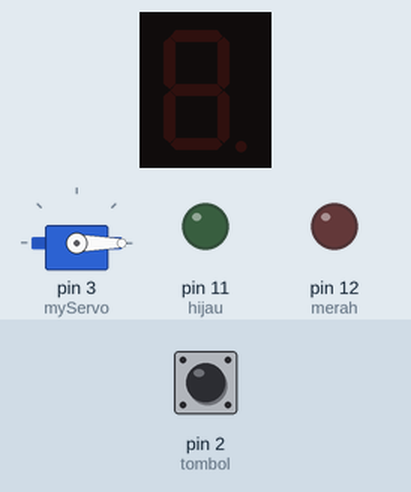
Simulated run of this sketch. Board: Arduino Uno, built with avr-gcc and run on an emulated ATmega328P. Shown: 1-digit seven-segment display, servo, output pins drawn as LEDs (lit = HIGH). Wiring (from diagram.json): 1-digit 7-segment display, segments lit when HIGH: segments pin 4, pin 5, pin 6, pin 7, pin 8, pin 9, pin 10. Dashed ring = blinking. The inputs (shaded band) are chosen by the test bench; at power-on: pin 2 (tombol) LOW. The segment pins are drawn as the display they are named for; pins used as bus, display or sensor lines are not drawn.

Above: at 1.2 s.
1.3 s: pin 2 (tombol) pulled HIGH for 0.15 s
At 3.3 s:
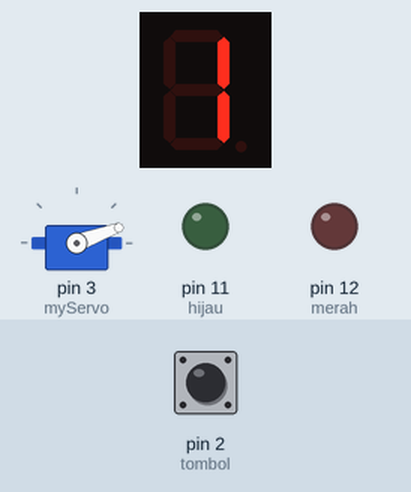
3.6 s: pin 2 (tombol) pulled HIGH for 0.15 s
At 4.2 s:
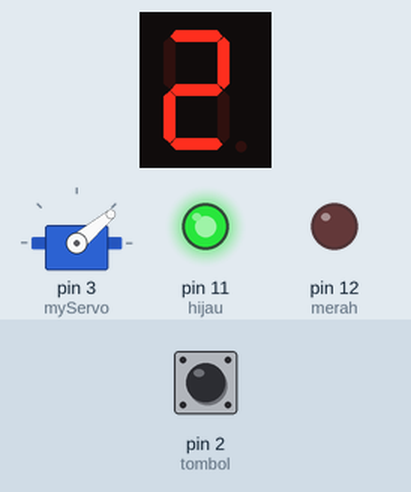
4.3 s: pin 2 (tombol) pulsed HIGH 5 times (0.12 s each, 0.3 s apart)
At 6.9 s:
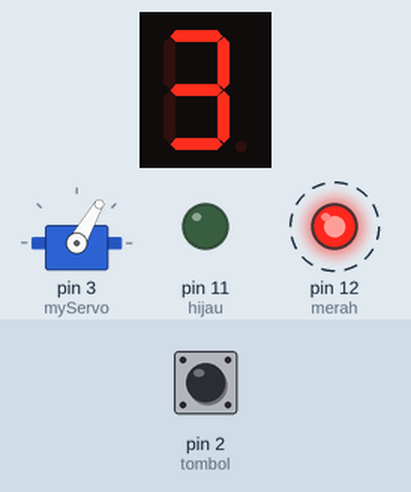
7.3 s: pin 2 (tombol) pulled HIGH for 1 s
At 8.8 s:
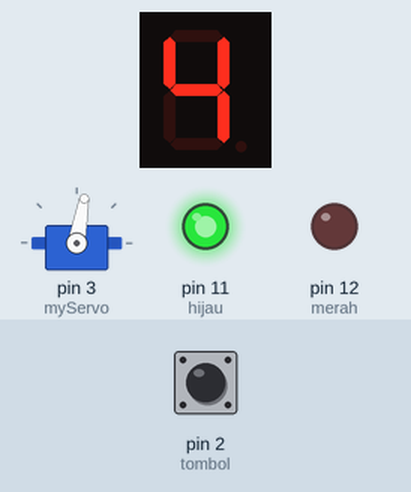
8.9 s: pin 2 (tombol) pulled HIGH for 3.2 s
At 12.6 s:
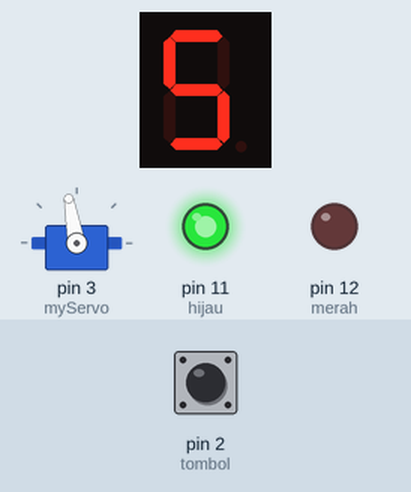
12.7 s: pin 2 (tombol) pulled HIGH for 3.2 s
At 16.5 s:
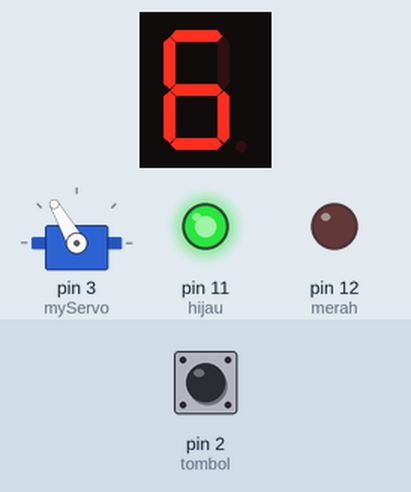
Timing chart, 0 to 17.5 s (numbered marks = the images above; inputs shaded):
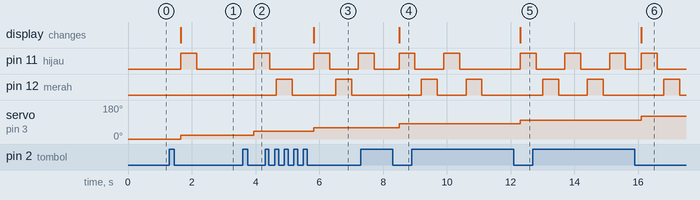

The sketch:

sketch.ino
```cpp
#include <Servo.h>

Servo myServo;

int tombol = 2;
int segA = 4;
int segB = 5;
int segC = 6;
int segD = 7;
int segE = 8;
int segF = 9;
int segG = 10;
int hijau = 11;
int merah = 12;

int i = 1;
int model = 0;
int tekananTerakhir = 0;
int servo = 0;

void setup() {
  pinMode(merah, OUTPUT);
  pinMode(hijau, OUTPUT);
  pinMode(segA, OUTPUT);
  pinMode(segB, OUTPUT);
  pinMode(segC, OUTPUT);
  pinMode(segD, OUTPUT);
  pinMode(segE, OUTPUT);
  pinMode(segF, OUTPUT);
  pinMode(segG, OUTPUT);
  pinMode(tombol, INPUT);
  myServo.attach(3);
  myServo.write(0);
}

void loop() {
  int tombolstate = digitalRead(tombol);

  if (tombolstate == HIGH) {
    int waktu = 0;

    while (digitalRead(tombol) == HIGH) {
      delay(10);
      waktu += 10;

      if (waktu >= 1000) {
        digitalWrite(merah, LOW);
        digitalWrite(hijau, LOW);
        digitalWrite(segA, LOW);
        digitalWrite(segB, LOW);
        digitalWrite(segC, LOW);
        digitalWrite(segD, LOW);
        digitalWrite(segE, LOW);
        digitalWrite(segF, LOW);
        digitalWrite(segG, LOW);

        myServo.detach();
        while (digitalRead(tombol) == HIGH) { }
        myServo.attach(3);
        myServo.write(0);

        model = 0;
        tekananTerakhir = 0;
        servo = 0;

        delay(200);
        return;
      }
    }

    if (waktu > 0 && waktu < 1000) {
      model += 1;
      servo += 20;
      if (model > 9) {
        model = 1;
        servo = 20;
      }
      if (servo > 180) servo = 180;
      delay(200);
    }
  }

  if (model != tekananTerakhir) {

    if (model == 1) {
      digitalWrite(segA, LOW);
      digitalWrite(segB, HIGH);
      digitalWrite(segC, HIGH);
      digitalWrite(segD, LOW);
      digitalWrite(segE, LOW);
      digitalWrite(segF, LOW);
      digitalWrite(segG, LOW);

      myServo.write(servo);

      for (int i = 1; i <= 1; i++) {
        digitalWrite(hijau, HIGH);
        delay(500);
        digitalWrite(hijau, LOW);
        delay(200);
      }
    }

    else if (model == 2) {
      digitalWrite(segA, HIGH);
      digitalWrite(segB, HIGH);
      digitalWrite(segC, LOW);
      digitalWrite(segD, HIGH);
      digitalWrite(segE, HIGH);
      digitalWrite(segF, LOW);
      digitalWrite(segG, HIGH);

      myServo.write(servo);

      for (int i = 1; i <= 2; i++) {
        if (i % 2 == 1) {
          digitalWrite(hijau, HIGH);
          delay(500);
          digitalWrite(hijau, LOW);
        } else {
          digitalWrite(merah, HIGH);
          delay(500);
          digitalWrite(merah, LOW);
        }
        delay(200);
      }
    }

    else if (model == 3) {
      digitalWrite(segA, HIGH);
      digitalWrite(segB, HIGH);
      digitalWrite(segC, HIGH);
      digitalWrite(segD, HIGH);
      digitalWrite(segE, LOW);
      digitalWrite(segF, LOW);
      digitalWrite(segG, HIGH);

      myServo.write(servo);

      for (int i = 1; i <= 3; i++) {
        if (i % 2 == 1) {
          digitalWrite(hijau, HIGH);
          delay(500);
          digitalWrite(hijau, LOW);
        } else {
          digitalWrite(merah, HIGH);
          delay(500);
          digitalWrite(merah, LOW);
        }
        delay(200);
      }
    }

    else if (model == 4) {
      digitalWrite(segA, LOW);
      digitalWrite(segB, HIGH);
      digitalWrite(segC, HIGH);
      digitalWrite(segD, LOW);
      digitalWrite(segE, LOW);
      digitalWrite(segF, HIGH);
      digitalWrite(segG, HIGH);

      myServo.write(servo);

      for (int i = 1; i <= 4; i++) {
        if (i % 2 == 1) {
          digitalWrite(hijau, HIGH);
          delay(500);
          digitalWrite(hijau, LOW);
        } else {
          digitalWrite(merah, HIGH);
          delay(500);
          digitalWrite(merah, LOW);
        }
        delay(200);
      }
    }

    else if (model == 5) {
      digitalWrite(segA, HIGH);
      digitalWrite(segB, LOW);
      digitalWrite(segC, HIGH);
      digitalWrite(segD, HIGH);
      digitalWrite(segE, LOW);
      digitalWrite(segF, HIGH);
      digitalWrite(segG, HIGH);

      myServo.write(servo);

      for (int i = 1; i <= 5; i++) {
        if (i % 2 == 1) {
          digitalWrite(hijau, HIGH);
          delay(500);
          digitalWrite(hijau, LOW);
        } else {
          digitalWrite(merah, HIGH);
          delay(500);
          digitalWrite(merah, LOW);
        }
        delay(200);
      }
    }

    else if (model == 6) {
      digitalWrite(segA, HIGH);
      digitalWrite(segB, LOW);
      digitalWrite(segC, HIGH);
      digitalWrite(segD, HIGH);
      digitalWrite(segE, HIGH);
      digitalWrite(segF, HIGH);
      digitalWrite(segG, HIGH);

      myServo.write(servo);

      for (int i = 1; i <= 6; i++) {
        if (i % 2 == 1) {
          digitalWrite(hijau, HIGH);
          delay(500);
          digitalWrite(hijau, LOW);
        } else {
          digitalWrite(merah, HIGH);
          delay(500);
          digitalWrite(merah, LOW);
        }
        delay(200);
      }
    }

    else if (model == 7) {
      digitalWrite(segA, HIGH);
      digitalWrite(segB, HIGH);
      digitalWrite(segC, HIGH);
      digitalWrite(segD, LOW);
      digitalWrite(segE, LOW);
      digitalWrite(segF, LOW);
      digitalWrite(segG, LOW);

      myServo.write(servo);

      for (int i = 1; i <= 7; i++) {
        if (i % 2 == 1) {
          digitalWrite(hijau, HIGH);
          delay(500);
          digitalWrite(hijau, LOW);
        } else {
          digitalWrite(merah, HIGH);
          delay(500);
          digitalWrite(merah, LOW);
        }
        delay(200);
      }
    }

    else if (model == 8) {
      digitalWrite(segA, HIGH);
      digitalWrite(segB, HIGH);
      digitalWrite(segC, HIGH);
      digitalWrite(segD, HIGH);
      digitalWrite(segE, HIGH);
      digitalWrite(segF, HIGH);
      digitalWrite(segG, HIGH);

      myServo.write(servo);

      for (int i = 1; i <= 8; i++) {
        if (i % 2 == 1) {
          digitalWrite(hijau, HIGH);
          delay(500);
          digitalWrite(hijau, LOW);
        } else {
          digitalWrite(merah, HIGH);
          delay(500);
          digitalWrite(merah, LOW);
        }
        delay(200);
      }
    }

    else if (model == 9) {
      digitalWrite(segA, HIGH);
      digitalWrite(segB, HIGH);
      digitalWrite(segC, HIGH);
      digitalWrite(segD, HIGH);
      digitalWrite(segE, LOW);
      digitalWrite(segF, HIGH);
      digitalWrite(segG, HIGH);

      myServo.write(servo);

      for (int i = 1; i <= 9; i++) {
        if (i % 2 == 1) {
          digitalWrite(hijau, HIGH);
          delay(500);
          digitalWrite(hijau, LOW);
        } else {
          digitalWrite(merah, HIGH);
          delay(500);
          digitalWrite(merah, LOW);
        }
        delay(200);
      }
    }
  }

  tekananTerakhir = model;
}
```

Measured:
- after the input at 1.3 s, pin 11 (hijau): LOW → HIGH after 0.35 s, → LOW 0.50 s later; servo on pin 3 (myServo): 0° → 20° after 0.35 s; the display: changes after 0.35 s (image 1)
- after the input at 3.6 s, pin 11 (hijau): LOW → HIGH after 0.35 s; servo on pin 3 (myServo): 20° → 40° after 0.35 s; the display: changes after 0.35 s (image 2)
- after the input at 4.3 s, servo on pin 3 (myServo): 40° → 60° after 1.5 s; the display: changes after 1.5 s (image 3)
- after the input at 7.3 s, servo on pin 3 (myServo): 60° → 80° after 1.2 s; the display: changes after 1.2 s (image 4)
- after the input at 8.9 s, servo on pin 3 (myServo): 80° → 100° after 3.4 s; the display: changes after 3.4 s (image 5)
- after the input at 12.7 s, servo on pin 3 (myServo): 100° → 120° after 3.4 s; the display: changes after 3.4 s (image 6)
